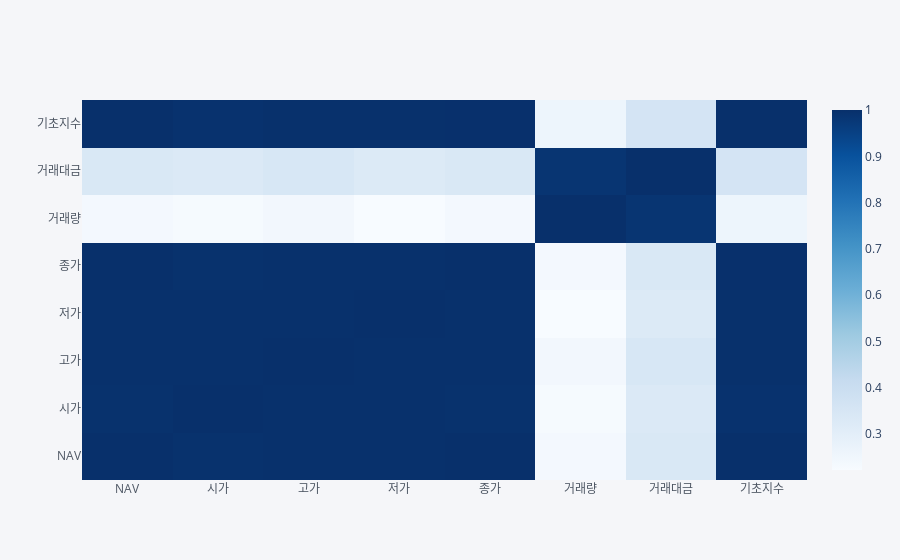

Notebook source saved alongside this figure:
### Code cell
df.corr().iplot(kind='heatmap', colorscale='Blues')

### Figure 1 — Plotly figure (JSON) as saved in the notebook; plotly's stock layout.template omitted (floating-point values rounded to 4 significant figures)
{"data": [{"colorscale": [[0, "rgb(247,251,255)"], [0.125, "rgb(222,235,247)"], [0.25, "rgb(198,219,239)"], [0.375, "rgb(158,202,225)"], [0.5, "rgb(107,174,214)"], [0.625, "rgb(66,146,198)"], [0.75, "rgb(33,113,181)"], [0.875, "rgb(8,81,156)"], [1, "rgb(8,48,107)"]], "type": "heatmap", "x": ["NAV", "시가", "고가", "저가", "종가", "거래량", "거래대금", "기초지수"], "y": ["NAV", "시가", "고가", "저가", "종가", "거래량", "거래대금", "기초지수"], "z": [[1, 0.9953, 0.998, 0.9981, 0.9999, 0.2383, 0.3409, 0.9991], [0.9953, 1, 0.9983, 0.9981, 0.9955, 0.2293, 0.3324, 0.9941], [0.998, 0.9983, 1, 0.9981, 0.9981, 0.2441, 0.3463, 0.9971], [0.9981, 0.9981, 0.9981, 1, 0.9982, 0.2228, 0.3265, 0.9971], [0.9999, 0.9955, 0.9981, 0.9982, 1, 0.2383, 0.3409, 0.999], [0.2383, 0.2293, 0.2441, 0.2228, 0.2383, 1, 0.9867, 0.2604], [0.3409, 0.3324, 0.3463, 0.3265, 0.3409, 0.9867, 1, 0.362], [0.9991, 0.9941, 0.9971, 0.9971, 0.999, 0.2604, 0.362, 1]], "zmax": 1, "zmin": 0.2228}], "layout": {"legend": {"bgcolor": "#F5F6F9", "font": {"color": "#4D5663"}}, "paper_bgcolor": "#F5F6F9", "plot_bgcolor": "#F5F6F9", "title": {"font": {"color": "#4D5663"}}, "xaxis": {"gridcolor": "#E1E5ED", "showgrid": true, "tickfont": {"color": "#4D5663"}, "title": {"font": {"color": "#4D5663"}, "text": ""}, "zerolinecolor": "#E1E5ED"}, "yaxis": {"gridcolor": "#E1E5ED", "showgrid": true, "tickfont": {"color": "#4D5663"}, "title": {"font": {"color": "#4D5663"}, "text": ""}, "zerolinecolor": "#E1E5ED"}}}
